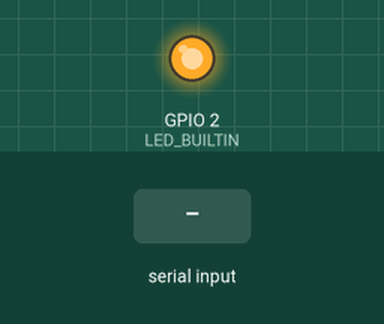
Bench run of a sketch on a simulated ESP8266 (NodeMCU). Parts: output pins drawn as LEDs (lit = HIGH, except the on-board LED, lit = LOW). The inputs (shaded band) are chosen by the test bench. WiFi joins after 1.5 s; servers stay silent unless stated; what the sketch prints to the serial monitor is not drawn.

Above: at 2.7 s.
2.8 s: "0" received over Serial
At 3.5 s:
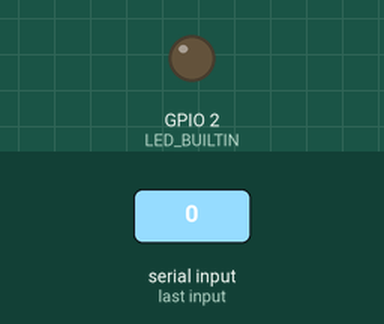
4.3 s: "1" received over Serial
At 4.6 s:
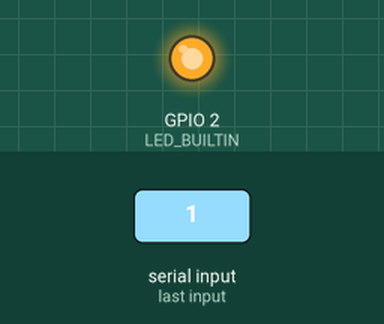
5.8 s: "2" received over Serial
At 7.0 s:
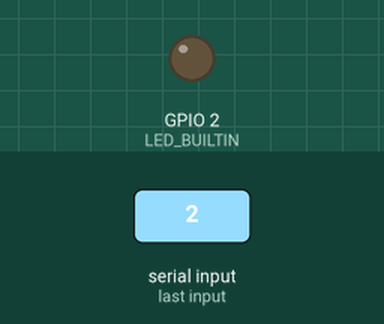
Timing chart, 0 to 8.8 s (numbered marks = the images above; inputs shaded):
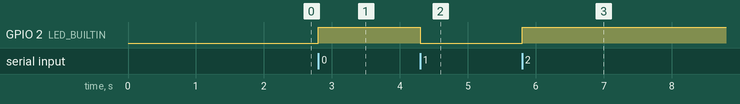

The sketch:

01-wifi-test.ino
```cpp
#include<ESP8266WiFi.h>

#define ssid "HUNTER🦊"
#define password "Black12045"

void setup() {
  // put your setup code here, to run once:
  WiFi.mode(WIFI_STA);
  WiFi.begin(ssid,password);

  Serial.begin(115200);
  Serial.setTimeout(1);

  while(WiFi.status()!=WL_CONNECTED){
    delay(500);
    Serial.print(".");
  }

  Serial.println("");
  Serial.print("Connected to ");
  Serial.println(ssid);
  Serial.print("IP Address: ");
  Serial.println(WiFi.localIP());


  // pinMode(13, OUTPUT);
  // pinMode(12, OUTPUT);
  // pinMode(11, OUTPUT);
  pinMode(LED_BUILTIN, OUTPUT);

}

void loop() {
  // put your main code here, to run repeatedly:
  char controlSignal;
  while (!Serial.available());

  controlSignal = Serial.read();
  if(controlSignal == '0') digitalWrite(LED_BUILTIN, !digitalRead(LED_BUILTIN));
  if(controlSignal == '1') digitalWrite(LED_BUILTIN, !digitalRead(LED_BUILTIN));
  if(controlSignal == '2') digitalWrite(LED_BUILTIN, !digitalRead(LED_BUILTIN));
  if(controlSignal == '3') digitalWrite(LED_BUILTIN, !digitalRead(LED_BUILTIN));
  if(controlSignal == '4') digitalWrite(LED_BUILTIN, !digitalRead(LED_BUILTIN));

}
```

Measured:
- after the input at 2.8 s, GPIO 2 (LED_BUILTIN): LOW → HIGH at once
- after the input at 4.3 s, GPIO 2 (LED_BUILTIN): HIGH → LOW at once
- after the input at 5.8 s, GPIO 2 (LED_BUILTIN): LOW → HIGH at once
